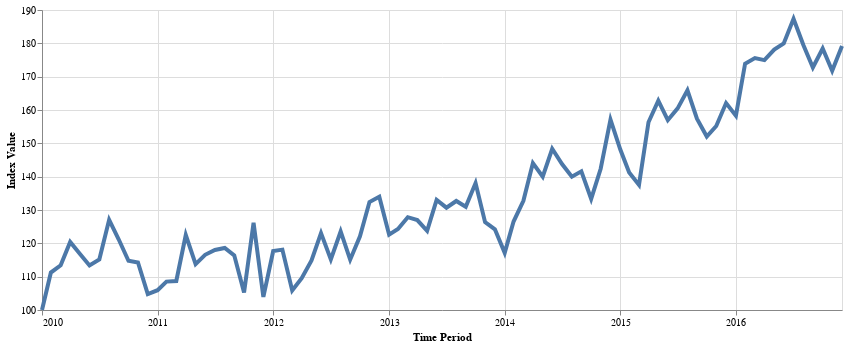

The notebook cell saved with this chart:
### Code cell
plot_index(hed_index)

### Figure 1 — Vega-Lite specification as saved in the notebook (floating-point values rounded to 4 significant figures)
{"$schema": "https://vega.github.io/schema/vega-lite/v5.20.1.json", "config": {"view": {"continuousHeight": 300, "continuousWidth": 300}}, "data": {"name": "data-b463ce60c2cc919b9c17309dd755a279"}, "datasets": {"data-b463ce60c2cc919b9c17309dd755a279": [{"x": "2010-01-31T00:00:00", "y": 100}, {"x": "2010-02-28T00:00:00", "y": 111.2}, {"x": "2010-03-31T00:00:00", "y": 113.4}, {"x": "2010-04-30T00:00:00", "y": 120.4}, {"x": "2010-05-31T00:00:00", "y": 116.8}, {"x": "2010-06-30T00:00:00", "y": 113.4}, {"x": "2010-07-31T00:00:00", "y": 115.2}, {"x": "2010-08-31T00:00:00", "y": 127.0}, {"x": "2010-09-30T00:00:00", "y": 121.2}, {"x": "2010-10-31T00:00:00", "y": 114.8}, {"x": "2010-11-30T00:00:00", "y": 114.3}, {"x": "2010-12-31T00:00:00", "y": 104.8}, {"x": "2011-01-31T00:00:00", "y": 105.9}, {"x": "2011-02-28T00:00:00", "y": 108.5}, {"x": "2011-03-31T00:00:00", "y": 108.7}, {"x": "2011-04-30T00:00:00", "y": 122.5}, {"x": "2011-05-31T00:00:00", "y": 113.8}, {"x": "2011-06-30T00:00:00", "y": 116.6}, {"x": "2011-07-31T00:00:00", "y": 118.0}, {"x": "2011-08-31T00:00:00", "y": 118.6}, {"x": "2011-09-30T00:00:00", "y": 116.4}, {"x": "2011-10-31T00:00:00", "y": 105.3}, {"x": "2011-11-30T00:00:00", "y": 126.1}, {"x": "2011-12-31T00:00:00", "y": 103.9}, {"x": "2012-01-31T00:00:00", "y": 117.7}, {"x": "2012-02-29T00:00:00", "y": 118.1}, {"x": "2012-03-31T00:00:00", "y": 105.8}, {"x": "2012-04-30T00:00:00", "y": 109.5}, {"x": "2012-05-31T00:00:00", "y": 114.9}, {"x": "2012-06-30T00:00:00", "y": 123.1}, {"x": "2012-07-31T00:00:00", "y": 115.2}, {"x": "2012-08-31T00:00:00", "y": 123.6}, {"x": "2012-09-30T00:00:00", "y": 115.1}, {"x": "2012-10-31T00:00:00", "y": 122.1}, {"x": "2012-11-30T00:00:00", "y": 132.4}, {"x": "2012-12-31T00:00:00", "y": 134.0}, {"x": "2013-01-31T00:00:00", "y": 122.6}, {"x": "2013-02-28T00:00:00", "y": 124.3}, {"x": "2013-03-31T00:00:00", "y": 127.8}, {"x": "2013-04-30T00:00:00", "y": 127.0}, {"x": "2013-05-31T00:00:00", "y": 123.7}, {"x": "2013-06-30T00:00:00", "y": 133.0}, {"x": "2013-07-31T00:00:00", "y": 130.7}, {"x": "2013-08-31T00:00:00", "y": 132.7}, {"x": "2013-09-30T00:00:00", "y": 131.0}, {"x": "2013-10-31T00:00:00", "y": 138.1}, {"x": "2013-11-30T00:00:00", "y": 126.3}, {"x": "2013-12-31T00:00:00", "y": 124.2}, {"x": "2014-01-31T00:00:00", "y": 117.1}, {"x": "2014-02-28T00:00:00", "y": 126.5}, {"x": "2014-03-31T00:00:00", "y": 132.8}, {"x": "2014-04-30T00:00:00", "y": 144.1}, {"x": "2014-05-31T00:00:00", "y": 140.0}, {"x": "2014-06-30T00:00:00", "y": 148.4}, {"x": "2014-07-31T00:00:00", "y": 143.8}, {"x": "2014-08-31T00:00:00", "y": 140.0}, {"x": "2014-09-30T00:00:00", "y": 141.6}, {"x": "2014-10-31T00:00:00", "y": 133.3}, {"x": "2014-11-30T00:00:00", "y": 142.4}, {"x": "2014-12-31T00:00:00", "y": 157.1}, {"x": "2015-01-31T00:00:00", "y": 148.1}, {"x": "2015-02-28T00:00:00", "y": 141.2}, {"x": "2015-03-31T00:00:00", "y": 137.5}, {"x": "2015-04-30T00:00:00", "y": 156.3}, {"x": "2015-05-31T00:00:00", "y": 162.8}, {"x": "2015-06-30T00:00:00", "y": 157.0}, {"x": "2015-07-31T00:00:00", "y": 160.5}, {"x": "2015-08-31T00:00:00", "y": 165.9}, {"x": "2015-09-30T00:00:00", "y": 157.4}, {"x": "2015-10-31T00:00:00", "y": 152.0}, {"x": "2015-11-30T00:00:00", "y": 155.2}, {"x": "2015-12-31T00:00:00", "y": 162.1}, {"x": "2016-01-31T00:00:00", "y": 158.3}, {"x": "2016-02-29T00:00:00", "y": 173.9}, {"x": "2016-03-31T00:00:00", "y": 175.6}, {"x": "2016-04-30T00:00:00", "y": 175.0}, {"x": "2016-05-31T00:00:00", "y": 178.1}, {"x": "2016-06-30T00:00:00", "y": 180.0}, {"x": "2016-07-31T00:00:00", "y": 187.4}, {"x": "2016-08-31T00:00:00", "y": 179.5}, {"x": "2016-09-30T00:00:00", "y": 172.7}, {"x": "2016-10-31T00:00:00", "y": 178.4}, {"x": "2016-11-30T00:00:00", "y": 171.7}, {"x": "2016-12-31T00:00:00", "y": 179.2}]}, "encoding": {"tooltip": [{"field": "x", "title": "Time Period", "type": "temporal"}, {"field": "y", "format": ".3f", "title": "Index Value", "type": "quantitative"}], "x": {"axis": {"format": "%Y", "labelAngle": 0, "title": "Time Period", "values": ["2010-01-31T00:00:00.000000000", "2011-01-31T00:00:00.000000000", "2012-01-31T00:00:00.000000000", "2013-01-31T00:00:00.000000000", "2014-01-31T00:00:00.000000000", "2015-01-31T00:00:00.000000000", "2016-01-31T00:00:00.000000000"]}, "field": "x", "type": "temporal"}, "y": {"field": "y", "scale": {"zero": false}, "title": "Index Value", "type": "quantitative"}}, "height": 300, "mark": {"size": 4, "type": "line"}, "width": 800}
